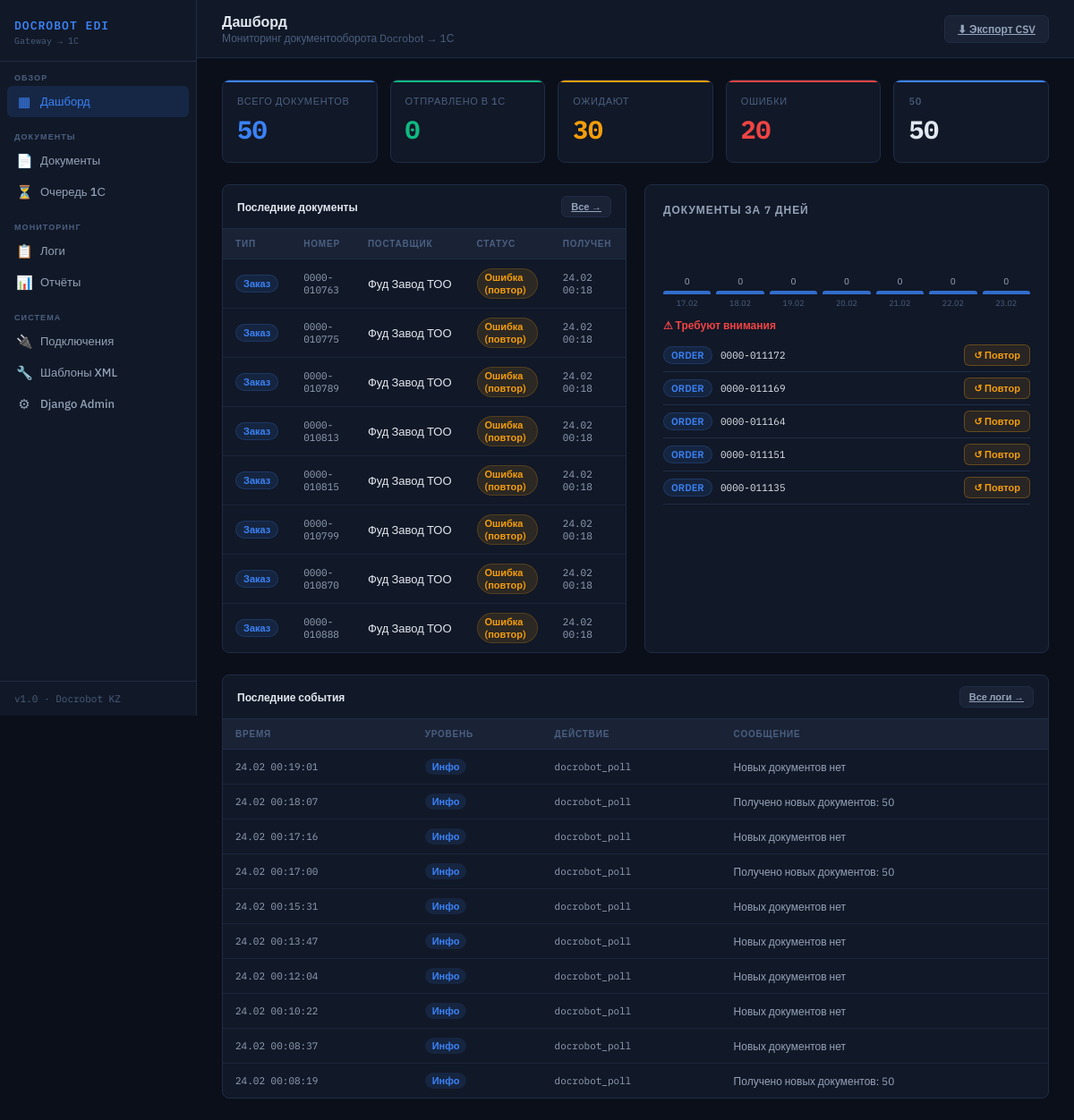
The page / on the database its author committed.
### edi/models.py (models this page shows, shortened)
class EdiDocument(models.Model):
    DOC_TYPES = [
        ('ORDER',  'Заказ'),
        ('ORDRSP', 'Подтверждение заказа'),
        ('DESADV', 'Уведомление об отгрузке'),
        ('INVOICE','Счёт-фактура'),
        ('PRICAT', 'Прайс-лист'),
    ]
    docrobot_id   = models.CharField(max_length=100, unique=True, verbose_name='ID в Docrobot')
    doc_type      = models.CharField(max_length=10, choices=DOC_TYPES, verbose_name='Тип')
    number        = models.CharField(max_length=100, blank=True, verbose_name='Номер документа')
    doc_date      = models.DateField(null=True, blank=True, verbose_name='Дата документа')
    supplier_gln  = models.CharField(max_length=13, blank=True, verbose_name='GLN поставщика')
    buyer_gln     = models.CharField(max_length=13, blank=True, verbose_name='GLN покупателя')
    supplier_name = models.CharField(max_length=255, blank=True, verbose_name='Поставщик')
    buyer_name    = models.CharField(max_length=255, blank=True, verbose_name='Покупатель')
    raw_json      = models.JSONField(default=dict, verbose_name='Сырые данные JSON')
    xml_content   = models.TextField(blank=True, verbose_name='Сгенерированный XML')
    received_at   = models.DateTimeField(auto_now_add=True, verbose_name='Получен')
    class Meta:
        verbose_name = 'EDI-документ'
        verbose_name_plural = 'EDI-документы'
        ordering = ['-received_at']

class SendQueue(models.Model):
    STATUS_PENDING = 'pending'
    STATUS_SENDING = 'sending'
    STATUS_SENT    = 'sent'
    STATUS_ERROR   = 'error'
    STATUS_FAILED  = 'failed'  # превышен лимит попыток
    STATUSES = [
        (STATUS_PENDING, 'Ожидает'),
        (STATUS_SENDING, 'Отправляется'),
        (STATUS_SENT,    'Отправлен'),
        (STATUS_ERROR,   'Ошибка (повтор)'),
        (STATUS_FAILED,  'Не удалось отправить'),
    ]
    document    = models.OneToOneField(
        EdiDocument, on_delete=models.CASCADE,
        related_name='queue_entry', verbose_name='Документ'
    )
    status      = models.CharField(max_length=10, choices=STATUSES, default=STATUS_PENDING, verbose_name='Статус')
    attempts    = models.PositiveIntegerField(default=0, verbose_name='Попыток')
    last_error  = models.TextField(blank=True, verbose_name='Последняя ошибка')
    response    = models.TextField(blank=True, verbose_name='Ответ 1С')
    http_status = models.PositiveIntegerField(null=True, blank=True, verbose_name='HTTP-код')
    created_at  = models.DateTimeField(auto_now_add=True, verbose_name='Создан')
    updated_at  = models.DateTimeField(auto_now=True, verbose_name='Обновлён')
    sent_at     = models.DateTimeField(null=True, blank=True, verbose_name='Отправлен в 1С')
    next_retry  = models.DateTimeField(null=True, blank=True, verbose_name='Следующая попытка')
    class Meta:
        verbose_name = 'Запись очереди'
        verbose_name_plural = 'Очередь отправки'
        ordering = ['-created_at']

class ActivityLog(models.Model):
    LEVEL_INFO  = 'info'
    LEVEL_WARN  = 'warn'
    LEVEL_ERROR = 'error'
    LEVELS = [
        (LEVEL_INFO,  'Инфо'),
        (LEVEL_WARN,  'Предупреждение'),
        (LEVEL_ERROR, 'Ошибка'),
    ]
    level      = models.CharField(max_length=5, choices=LEVELS, default=LEVEL_INFO, verbose_name='Уровень')
    action     = models.CharField(max_length=100, verbose_name='Действие')
    message    = models.TextField(verbose_name='Сообщение')
    document   = models.ForeignKey(
        EdiDocument, on_delete=models.SET_NULL,
        null=True, blank=True, related_name='logs', verbose_name='Документ'
    )
    created_at = models.DateTimeField(auto_now_add=True, verbose_name='Время')
    class Meta:
        verbose_name = 'Лог'
        verbose_name_plural = 'Логи'
        ordering = ['-created_at']

### edi/views.py (the view)
# urls.py: path('',                    views.dashboard,        name='dashboard'),
def dashboard(request):
    queue_stats = {
        row['status']: row['cnt']
        for row in SendQueue.objects.values('status').annotate(cnt=Count('id'))
    }
    doc_stats = {
        row['doc_type']: row['cnt']
        for row in EdiDocument.objects.values('doc_type').annotate(cnt=Count('id'))
    }
    recent_docs  = EdiDocument.objects.select_related('queue_entry').order_by('-received_at')[:8]
    errors       = SendQueue.objects.filter(
        status__in=[SendQueue.STATUS_ERROR, SendQueue.STATUS_FAILED]
    ).select_related('document').order_by('-updated_at')[:5]
    recent_logs  = ActivityLog.objects.order_by('-created_at')[:10]
    seven_days = []
    for i in range(6, -1, -1):
        day = date.today() - timedelta(days=i)
        cnt = EdiDocument.objects.filter(received_at__date=day).count()
        seven_days.append({'day': day.strftime('%d.%m'), 'count': cnt})
    return render(request, 'edi/dashboard.html', {
        'queue_stats': queue_stats,
        'doc_stats':   doc_stats,
        'recent_docs': recent_docs,
        'errors':      errors,
        'recent_logs': recent_logs,
        'seven_days':  json.dumps(seven_days),
        'total_docs':  EdiDocument.objects.count(),
        'total_sent':  SendQueue.objects.filter(status=SendQueue.STATUS_SENT).count(),
        'total_errors':SendQueue.objects.filter(status__in=[SendQueue.STATUS_ERROR, SendQueue.STATUS_FAILED]).count(),
        'pending':     SendQueue.objects.filter(status=SendQueue.STATUS_PENDING).count(),
    })

### edi/templatetags/edi_tags.py (called while the page is built)
@register.filter
def dict_get(d, key):
    try:
        return d.get(key, 0)
    except Exception:
        return 0

### edi/templates/edi/dashboard.html (shortened to what this page needs)
{% extends 'edi/base.html' %}
{% load edi_tags %}
{% block page_title %}Дашборд{% endblock %}
{% block page_sub %}Мониторинг документооборота Docrobot → 1С{% endblock %}
{% block topbar_actions %}
<a href="{% url 'reports_export' %}" class="btn btn-secondary">⬇ Экспорт CSV</a>
{% endblock %}
{% block content %}
<div class="stats-grid">
  <div class="stat-card" style="--accent-color:var(--accent)">
    <div class="stat-label">Всего документов</div>
    <div class="stat-value blue">{{ total_docs }}</div>
  </div>
  <div class="stat-card" style="--accent-color:var(--accent2)">
    <div class="stat-label">Отправлено в 1С</div>
    <div class="stat-value green">{{ total_sent }}</div>
  </div>
  <div class="stat-card" style="--accent-color:var(--warn)">
    <div class="stat-label">Ожидают</div>
    <div class="stat-value warn">{{ pending }}</div>
  </div>
  <div class="stat-card" style="--accent-color:var(--danger)">
    <div class="stat-label">Ошибки</div>
    <div class="stat-value red">{{ total_errors }}</div>
  </div>
  {% for type, label in doc_stats.items %}
  <div class="stat-card">
    <div class="stat-label">{{ label }}</div>
    <div class="stat-value">{{ doc_stats|dict_get:type }}</div>
  </div>
  {% endfor %}
</div>
<div class="grid-2 mb24">
  <div class="table-wrap">
    <div class="table-toolbar flex-between">
      <span style="font-size:12px;font-weight:600;">Последние документы</span>
      <a href="{% url 'documents' %}" class="btn btn-secondary btn-sm">Все →</a>
    </div>
    <table>
      <thead><tr><th>Тип</th><th>Номер</th><th>Поставщик</th><th>Статус</th><th>Получен</th></tr></thead>
      <tbody>
        {% for doc in recent_docs %}
        <tr onclick="location.href='{% url 'document_detail' doc.pk %}'" style="cursor:pointer">
          <td><span class="badge badge-{{ doc.doc_type }}">{{ doc.get_doc_type_display }}</span></td>
          <td class="td-mono">{{ doc.number|default:"—" }}</td>
          <td style="max-width:140px;overflow:hidden;text-overflow:ellipsis;white-space:nowrap">{{ doc.supplier_name|default:"—" }}</td>
          <td>
            {% with q=doc.queue_entry %}
            {% if q %}<span class="badge badge-{{ q.status }}">{{ q.get_status_display }}</span>{% else %}<span class="badge badge-pending">—</span>{% endif %}
            {% endwith %}
          </td>
          <td class="td-mono">{{ doc.received_at|date:"d.m H:i" }}</td>
        </tr>
        {% empty %}
        <tr><td colspan="5"><div class="empty"><div class="empty-icon">📭</div><p>Документов нет</p></div></td></tr>
        {% endfor %}
      </tbody>
    </table>
  </div>
  <div class="card">
    <div class="card-title">Документы за 7 дней</div>
    <div id="week-chart" style="display:flex;align-items:flex-end;gap:6px;height:90px;"></div>
    <div style="margin-top:12px;">
      {% if errors %}
      <div style="font-size:12px;font-weight:600;color:var(--danger);margin-bottom:8px;">⚠ Требуют внимания</div>
      {% for e in errors %}
      <div style="display:flex;align-items:center;justify-content:space-between;padding:6px 0;border-bottom:1px solid var(--border);">
        <div>
          <span class="badge badge-{{ e.document.doc_type }}">{{ e.document.doc_type }}</span>
          <span style="font-family:var(--mono);font-size:11px;margin-left:6px;">{{ e.document.number }}</span>
        </div>
        <button class="btn btn-warn btn-sm" onclick="retryQueue({{ e.id }}, this)">↺ Повтор</button>
      </div>
      {% endfor %}
      {% else %}
      <div style="color:var(--accent2);font-size:12px;">✓ Ошибок нет</div>
      {% endif %}
    </div>
  </div>
</div>
<div class="table-wrap">
  <div class="table-toolbar flex-between">
    <span style="font-size:12px;font-weight:600;">Последние события</span>
    <a href="{% url 'logs' %}" class="btn btn-secondary btn-sm">Все логи →</a>
  </div>
  <table>
    <thead><tr><th>Время</th><th>Уровень</th><th>Действие</th><th>Сообщение</th></tr></thead>
    <tbody>
      {% for log in recent_logs %}
      <tr>
        <td class="td-mono">{{ log.created_at|date:"d.m H:i:s" }}</td>
        <td><span class="badge badge-{% if log.level == 'error' %}error-lvl{% elif log.level == 'warn' %}warn{% else %}info{% endif %}">{{ log.get_level_display }}</span></td>
        <td class="td-mono">{{ log.action }}</td>
        <td style="font-size:12px;color:var(--text2);">{{ log.message|truncatechars:80 }}</td>
      </tr>
      {% empty %}
      <tr><td colspan="4"><div class="empty"><div class="empty-icon">📋</div><p>Логов нет</p></div></td></tr>
      {% endfor %}
    </tbody>
  </table>
</div>
{% endblock %}

### edi/templates/edi/base.html (shortened to what this page needs)
<!DOCTYPE html>
<html lang="ru">
<head>
</head>
<body>
  <nav class="nav">
    <div class="nav-logo">
      <div class="nav-logo-title">DOCROBOT EDI</div>
      <div class="nav-logo-sub">Gateway → 1C</div>
    </div>
    <div class="nav-items">
      <div class="nav-section">
        <div class="nav-label">Обзор</div>
        <a href="{% url 'dashboard' %}" class="nav-item {% if request.resolver_match.url_name == 'dashboard' %}active{% endif %}">
          <span class="nav-icon">▦</span> Дашборд
        </a>
      </div>
      <div class="nav-section">
        <div class="nav-label">Документы</div>
        <a href="{% url 'documents' %}" class="nav-item {% if 'document' in request.resolver_match.url_name %}active{% endif %}">
          <span class="nav-icon">📄</span> Документы
        </a>
        <a href="{% url 'queue' %}" class="nav-item {% if request.resolver_match.url_name == 'queue' %}active{% endif %}">
          <span class="nav-icon">⏳</span> Очередь 1С
        </a>
      </div>
      <div class="nav-section">
        <div class="nav-label">Мониторинг</div>
        <a href="{% url 'logs' %}" class="nav-item {% if request.resolver_match.url_name == 'logs' %}active{% endif %}">
          <span class="nav-icon">📋</span> Логи
        </a>
        <a href="{% url 'reports' %}" class="nav-item {% if request.resolver_match.url_name == 'reports' %}active{% endif %}">
          <span class="nav-icon">📊</span> Отчёты
        </a>
      </div>
      <div class="nav-section">
        <div class="nav-label">Система</div>
        <a href="{% url 'connections' %}" class="nav-item {% if request.resolver_match.url_name == 'connections' %}active{% endif %}">
          <span class="nav-icon">🔌</span> Подключения
        </a>
        <a href="{% url 'settings' %}" class="nav-item {% if 'settings' in request.resolver_match.url_name %}active{% endif %}">
          <span class="nav-icon">🔧</span> Шаблоны XML
        </a>
        <a href="/admin/" class="nav-item">
          <span class="nav-icon">⚙</span> Django Admin
        </a>
      </div>
    </div>
    <div class="nav-footer">v1.0 · Docrobot KZ</div>
  </nav>
  <div class="main">
    <div class="topbar">
      <div>
        <div class="topbar-title">{% block page_title %}Docrobot EDI{% endblock %}</div>
        <div class="topbar-sub">{% block page_sub %}{% endblock %}</div>
      </div>
      <div class="topbar-right">
        {% block topbar_actions %}{% endblock %}
      </div>
    </div>
    <div class="content">
      {% block content %}{% endblock %}
    </div>
  </div>
</body>
</html>

### rows shown on the page
EdiDocument: doc_type "Заказ", number "0000-010763", supplier_name "Фуд Завод ТОО", queue_entry.status "Ошибка (повтор)", received_at "24.02 00:18"
EdiDocument: doc_type "Заказ", number "0000-010775", supplier_name "Фуд Завод ТОО", queue_entry.status "Ошибка (повтор)", received_at "24.02 00:18"
EdiDocument: doc_type "Заказ", number "0000-010789", supplier_name "Фуд Завод ТОО", queue_entry.status "Ошибка (повтор)", received_at "24.02 00:18"
EdiDocument: doc_type "Заказ", number "0000-010813", supplier_name "Фуд Завод ТОО", queue_entry.status "Ошибка (повтор)", received_at "24.02 00:18"
EdiDocument: doc_type "Заказ", number "0000-010815", supplier_name "Фуд Завод ТОО", queue_entry.status "Ошибка (повтор)", received_at "24.02 00:18"
EdiDocument: doc_type "Заказ", number "0000-010799", supplier_name "Фуд Завод ТОО", queue_entry.status "Ошибка (повтор)", received_at "24.02 00:18"
EdiDocument: doc_type "Заказ", number "0000-010870", supplier_name "Фуд Завод ТОО", queue_entry.status "Ошибка (повтор)", received_at "24.02 00:18"
EdiDocument: doc_type "Заказ", number "0000-010888", supplier_name "Фуд Завод ТОО", queue_entry.status "Ошибка (повтор)", received_at "24.02 00:18"
SendQueue: document.doc_type "ORDER", document.number "0000-011172"
SendQueue: document.doc_type "ORDER", document.number "0000-011169"
SendQueue: document.doc_type "ORDER", document.number "0000-011164"
SendQueue: document.doc_type "ORDER", document.number "0000-011151"
SendQueue: document.doc_type "ORDER", document.number "0000-011135"
ActivityLog: created_at "24.02 00:19:01", level "Инфо", action "docrobot_poll", message "Новых документов нет"
ActivityLog: created_at "24.02 00:18:07", level "Инфо", action "docrobot_poll", message "Получено новых документов: 50"
ActivityLog: created_at "24.02 00:17:16", level "Инфо", action "docrobot_poll", message "Новых документов нет"
ActivityLog: created_at "24.02 00:17:00", level "Инфо", action "docrobot_poll", message "Получено новых документов: 50"
ActivityLog: created_at "24.02 00:15:31", level "Инфо", action "docrobot_poll", message "Новых документов нет"
ActivityLog: created_at "24.02 00:13:47", level "Инфо", action "docrobot_poll", message "Новых документов нет"
ActivityLog: created_at "24.02 00:12:04", level "Инфо", action "docrobot_poll", message "Новых документов нет"
ActivityLog: created_at "24.02 00:10:22", level "Инфо", action "docrobot_poll", message "Новых документов нет"
ActivityLog: created_at "24.02 00:08:37", level "Инфо", action "docrobot_poll", message "Новых документов нет"
ActivityLog: created_at "24.02 00:08:19", level "Инфо", action "docrobot_poll", message "Получено новых документов: 50"

### other values the page prints
{{ total_docs }} "50"
{{ total_sent }} "0"
{{ pending }} "30"
{{ total_errors }} "20"
{{ label }} "50"
{{ doc_stats|dict_get:type }} "50"
